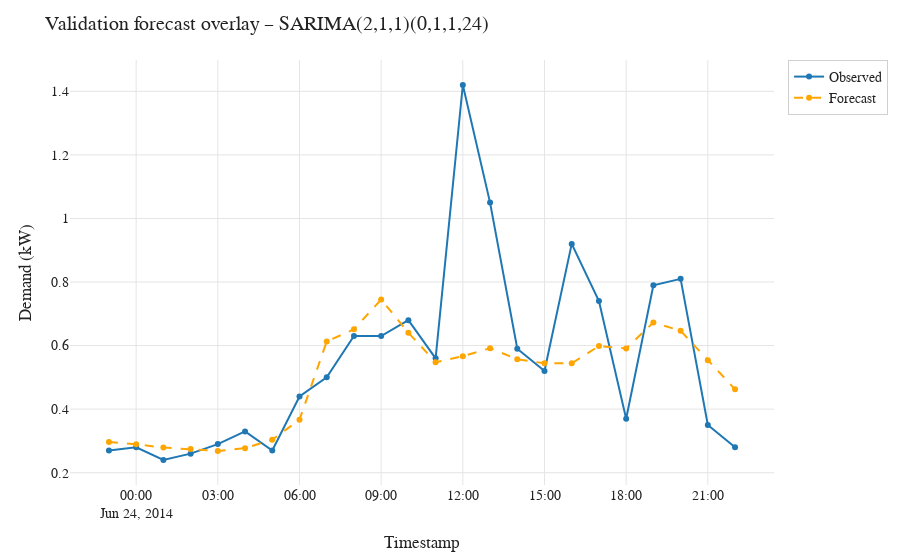

The cell this chart's notebook holds for it:
### Markdown cell above
## Visual diagnostics

### Code cell
# Select the best model based on lowest nRMSE from the whole-train split
best_model_name = single_split_metrics.sort_values("nRMSE").iloc[0]["model_name"]
print(f"Best model (whole-train nRMSE): {best_model_name}")

best_single_split = single_split_predictions_df[single_split_predictions_df["model_name"] == best_model_name]
fig_forecast = plot_forecast_overlay(
    best_single_split,
    title=f"Validation forecast overlay – {best_model_name}",
    style="academic",
)
save_figure(fig_forecast, "stats_forecast_overlay_best", width=1100, height=600)
fig_forecast

### Figure 1 — Plotly figure (JSON) as saved in the notebook; plotly's stock layout.template omitted (floating-point values rounded to 4 significant figures)
{"data": [{"line": {"color": "#1f77b4", "width": 2}, "marker": {"size": 6}, "mode": "lines+markers", "name": "Observed", "type": "scatter", "x": ["2014-06-23T23:00:00", "2014-06-24T00:00:00", "2014-06-24T01:00:00", "2014-06-24T02:00:00", "2014-06-24T03:00:00", "2014-06-24T04:00:00", "2014-06-24T05:00:00", "2014-06-24T06:00:00", "2014-06-24T07:00:00", "2014-06-24T08:00:00", "2014-06-24T09:00:00", "2014-06-24T10:00:00", "2014-06-24T11:00:00", "2014-06-24T12:00:00", "2014-06-24T13:00:00", "2014-06-24T14:00:00", "2014-06-24T15:00:00", "2014-06-24T16:00:00", "2014-06-24T17:00:00", "2014-06-24T18:00:00", "2014-06-24T19:00:00", "2014-06-24T20:00:00", "2014-06-24T21:00:00", "2014-06-24T22:00:00"], "y": [0.27, 0.28, 0.24, 0.26, 0.29, 0.33, 0.27, 0.44, 0.5, 0.63, 0.63, 0.68, 0.56, 1.42, 1.05, 0.59, 0.52, 0.92, 0.74, 0.37, 0.79, 0.81, 0.35, 0.28]}, {"line": {"color": "#FFA500", "dash": "dash", "width": 2}, "marker": {"size": 6}, "mode": "lines+markers", "name": "Forecast", "type": "scatter", "x": ["2014-06-23T23:00:00", "2014-06-24T00:00:00", "2014-06-24T01:00:00", "2014-06-24T02:00:00", "2014-06-24T03:00:00", "2014-06-24T04:00:00", "2014-06-24T05:00:00", "2014-06-24T06:00:00", "2014-06-24T07:00:00", "2014-06-24T08:00:00", "2014-06-24T09:00:00", "2014-06-24T10:00:00", "2014-06-24T11:00:00", "2014-06-24T12:00:00", "2014-06-24T13:00:00", "2014-06-24T14:00:00", "2014-06-24T15:00:00", "2014-06-24T16:00:00", "2014-06-24T17:00:00", "2014-06-24T18:00:00", "2014-06-24T19:00:00", "2014-06-24T20:00:00", "2014-06-24T21:00:00", "2014-06-24T22:00:00"], "y": [0.2964, 0.2893, 0.2791, 0.2747, 0.2685, 0.2771, 0.304, 0.3667, 0.613, 0.6514, 0.745, 0.6405, 0.5477, 0.5668, 0.5918, 0.5569, 0.5443, 0.5441, 0.5987, 0.5906, 0.6728, 0.6466, 0.5538, 0.4624]}], "layout": {"font": {"color": "#222", "family": "CMU Serif, 'Times New Roman', serif", "size": 14}, "hovermode": "x unified", "legend": {"bgcolor": "rgba(255,255,255,0.85)", "bordercolor": "#d0d0d0", "borderwidth": 1}, "margin": {"b": 50, "l": 70, "r": 30, "t": 60}, "paper_bgcolor": "#ffffff", "plot_bgcolor": "#ffffff", "title": {"text": "Validation forecast overlay – SARIMA(2,1,1)(0,1,1,24)"}, "xaxis": {"gridcolor": "#e5e5e5", "showgrid": true, "title": {"text": "Timestamp"}, "zeroline": false}, "yaxis": {"gridcolor": "#e5e5e5", "showgrid": true, "title": {"text": "Demand (kW)"}, "zeroline": false}}}
